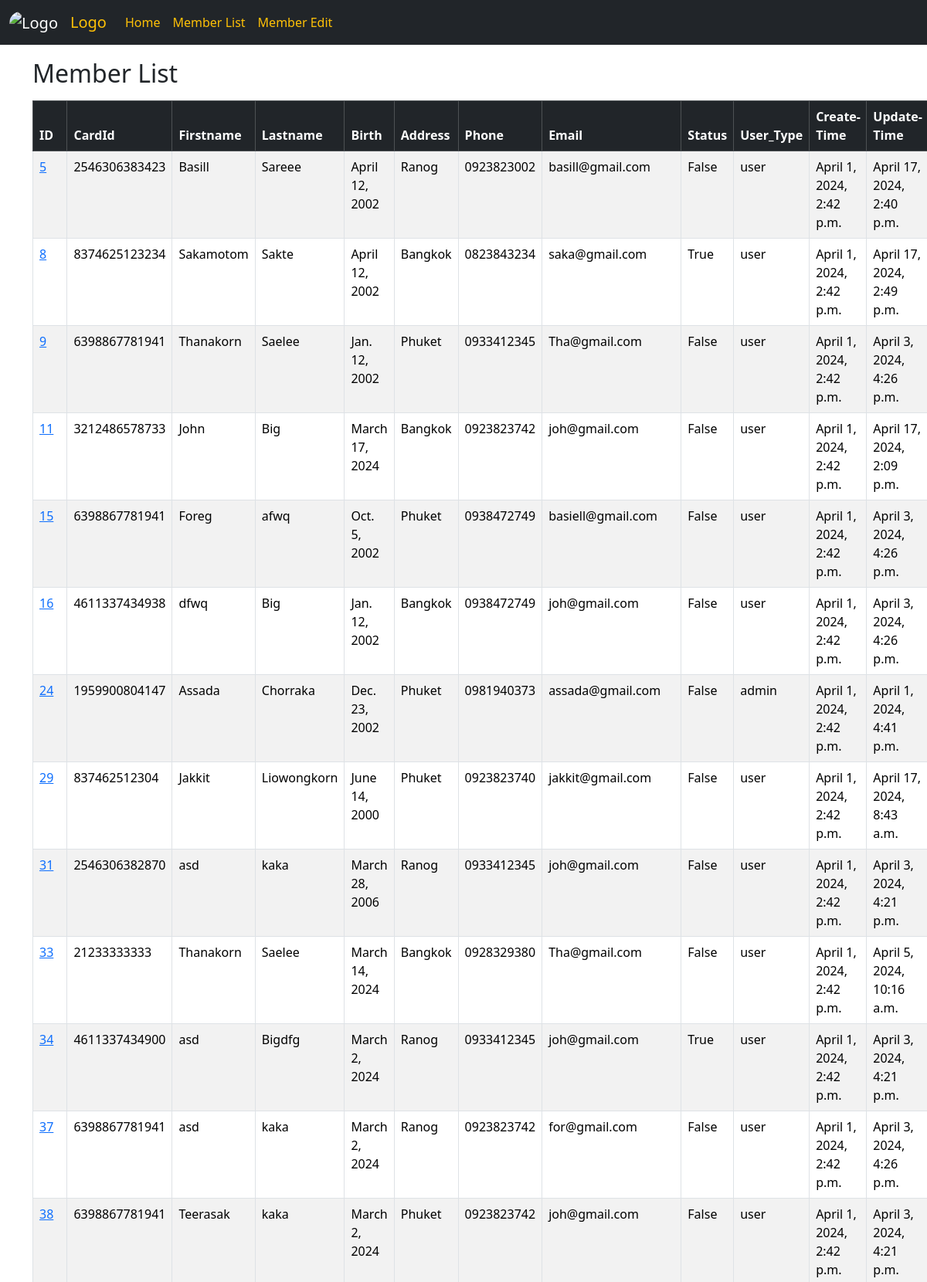
Page /datamember/ (upper part) on the committed database.
### members/models.py (models this page shows, shortened)
class Member(models.Model):
    firstname = models.CharField(max_length=50,blank=True,null=False)
    lastname = models.CharField(max_length=50,blank=True,null=False)
    birth_date = models.DateField(blank=False)
    address = models.CharField(max_length=255,blank=True,null=False)
    phone_number = models.CharField(max_length=10,blank=True,null=False)
    email = models.EmailField(max_length=255,blank=True,null=False)
    id_card = models.CharField(max_length=13,blank=True,null=False)
    type_status = models.ForeignKey(LookUpValue, on_delete=models.DO_NOTHING, blank=True, null=True, related_name='member_type')
    inactive_fg = models.BooleanField(default=False,blank=True)
    create = models.DateTimeField(auto_now_add=True,auto_now=False)
    update = models.DateTimeField(auto_now_add=False,auto_now=True)

class LookUpValue(models.Model):
    id = models.AutoField(primary_key=True)
    value_code = models.CharField(max_length=250,null=True,blank=True,db_index=True)
    value_description = models.CharField(max_length=2000, null=True, blank=True)
    type_code = models.ForeignKey(LookUpType, on_delete=models.DO_NOTHING)
    attribute1 = models.CharField(max_length=2000,null=True,blank=True)
    attribute2 = models.CharField(max_length=2000,null=True,blank=True)
    attribute3 = models.CharField(max_length=2000,null=True,blank=True)
    attribute4 = models.CharField(max_length=2000,null=True,blank=True)
    attribute5 = models.CharField(max_length=2000,null=True,blank=True)
    data_json = models.JSONField(null=True,blank=True)
    inactive_fg = models.BooleanField(default=False,blank=True)
    create = models.DateTimeField(auto_now_add=True,auto_now=False,null=False)
    update = models.DateTimeField(auto_now_add=True,auto_now=False,null=False)
    def __str__(self):
        return self.value_code

### members/views.py (the view)
# urls.py: path('datamember/',views.data_members,name="data_member"),
def data_members(request):
    members = Member.objects.all()
    return render(request, 'data_member.html', {'members': members})

### members/templates/data_member.html (shortened to what this page needs)
{% extends "master.html"%}
{% block content %}
<body>
    <div class="container mt-1">
        <h2>Member List</h2>
    </div>
    <div class="container mt-3">
        <table id="myTable" class="table table-striped table-hover table-bordered">
            <thead>
                <tr class="table-dark">
                    <th>ID</th>
                    <th>CardId</th>
                    <th>Firstname</th>
                    <th>Lastname</th>
                    <th>Birth</th>
                    <th>Address</th>
                    <th>Phone</th>
                    <th>Email</th>
                    <th>Status</th>
                    <th>User_Type</th>
                    <th>Create-Time</th>
                    <th>Update-Time</th>
                </tr>
            </thead>
            <tbody>
                {% for member in members %}
                <tr>
                    <td><a href="details/{{member.id}}">{{ member.id }}</a></td>
                    <td>{{ member.id_card }}</td>
                    <td>{{ member.firstname }}</td>
                    <td>{{ member.lastname }}</td>
                    <td>{{ member.birth_date }}</td>
                    <td>{{ member.address }}</td>
                    <td>{{ member.phone_number }}</td>
                    <td>{{ member.email }}</td>
                    <td>{{ member.inactive_fg }}</td>
                    <td>{{ member.type_status }}</td>
                    <td>{{ member.create }}</td>
                    <td>{{ member.update }}</td>
                </tr>
                {% endfor %}
            </tbody>
        </table>
    </div>
{% endblock %}

### members/templates/master.html (shortened to what this page needs)
<!DOCTYPE html>
<html lang="en">
<head>
    <link href="https://cdn.jsdelivr.net/npm/bootstrap@5.3.3/dist/css/bootstrap.min.css" rel="stylesheet">
</head>
<body>
    <div class="container-fluid mt-5">
        <nav class="navbar navbar-expand-md bg-dark navbar-dark fixed-top ">
            <div class="container-fluid">
                <a class="navbar-brand" href="/">
                    <img src="https://img2.pic.in.th/pic/LEGO_logo.svgccfcb93883d36021.png" alt="Logo" style="width:50px"
                    class="rounded-pill"></a>
                <a class="navbar-brand text-warning" href="/">Logo</a>
            <div class="collapse navbar-collapse" id="mynavbar">
                <ul class="navbar-nav me-auto">
                    <li class="nav-item ">
                        <a class="nav-link text-warning" href="/">Home</a>
                    </li>
                    <li class="nav-item">
                        <a class="nav-link text-warning" href="/datamember">Member List</a>
                    </li>
                    <li class="nav-item">
                        <a class="nav-link text-warning" href="/members">Member Edit</a>
                    </li>
                </ul>
            </div>
        </div>
        </nav>
    </div>
    <br>
{% block content %}
{% endblock %}
</body>
</html>

### rows in the picture
Member: id "5", id_card "2546306383423", firstname "Basill", lastname "Sareee", birth_date "April 12, 2002", address "Ranog", phone_number "0923823002", email "basill@gmail.com", inactive_fg "False", type_status "user", create "April 1, 2024, 2:42 p.m.", update "April 17, 2024, 2:40 p.m."
Member: id "8", id_card "8374625123234", firstname "Sakamotom", lastname "Sakte", birth_date "April 12, 2002", address "Bangkok", phone_number "0823843234", email "saka@gmail.com", inactive_fg "True", type_status "user", create "April 1, 2024, 2:42 p.m.", update "April 17, 2024, 2:49 p.m."
Member: id "9", id_card "6398867781941", firstname "Thanakorn", lastname "Saelee", birth_date "Jan. 12, 2002", address "Phuket", phone_number "0933412345", email "Tha@gmail.com", inactive_fg "False", type_status "user", create "April 1, 2024, 2:42 p.m.", update "April 3, 2024, 4:26 p.m."
Member: id "11", id_card "3212486578733", firstname "John", lastname "Big", birth_date "March 17, 2024", address "Bangkok", phone_number "0923823742", email "joh@gmail.com", inactive_fg "False", type_status "user", create "April 1, 2024, 2:42 p.m.", update "April 17, 2024, 2:09 p.m."
Member: id "15", id_card "6398867781941", firstname "Foreg", lastname "afwq", birth_date "Oct. 5, 2002", address "Phuket", phone_number "0938472749", email "basiell@gmail.com", inactive_fg "False", type_status "user", create "April 1, 2024, 2:42 p.m.", update "April 3, 2024, 4:26 p.m."
Member: id "16", id_card "4611337434938", firstname "dfwq", lastname "Big", birth_date "Jan. 12, 2002", address "Bangkok", phone_number "0938472749", email "joh@gmail.com", inactive_fg "False", type_status "user", create "April 1, 2024, 2:42 p.m.", update "April 3, 2024, 4:26 p.m."
Member: id "24", id_card "1959900804147", firstname "Assada", lastname "Chorraka", birth_date "Dec. 23, 2002", address "Phuket", phone_number "0981940373", email "assada@gmail.com", inactive_fg "False", type_status "admin", create "April 1, 2024, 2:42 p.m.", update "April 1, 2024, 4:41 p.m."
Member: id "29", id_card "837462512304", firstname "Jakkit", lastname "Liowongkorn", birth_date "June 14, 2000", address "Phuket", phone_number "0923823740", email "jakkit@gmail.com", inactive_fg "False", type_status "user", create "April 1, 2024, 2:42 p.m.", update "April 17, 2024, 8:43 a.m."
Member: id "31", id_card "2546306382870", firstname "asd", lastname "kaka", birth_date "March 28, 2006", address "Ranog", phone_number "0933412345", email "joh@gmail.com", inactive_fg "False", type_status "user", create "April 1, 2024, 2:42 p.m.", update "April 3, 2024, 4:21 p.m."
Member: id "33", id_card "21233333333", firstname "Thanakorn", lastname "Saelee", birth_date "March 14, 2024", address "Bangkok", phone_number "0928329380", email "Tha@gmail.com", inactive_fg "False", type_status "user", create "April 1, 2024, 2:42 p.m.", update "April 5, 2024, 10:16 a.m."
Member: id "34", id_card "4611337434900", firstname "asd", lastname "Bigdfg", birth_date "March 2, 2024", address "Ranog", phone_number "0933412345", email "joh@gmail.com", inactive_fg "True", type_status "user", create "April 1, 2024, 2:42 p.m.", update "April 3, 2024, 4:21 p.m."
Member: id "37", id_card "6398867781941", firstname "asd", lastname "kaka", birth_date "March 2, 2024", address "Ranog", phone_number "0923823742", email "for@gmail.com", inactive_fg "False", type_status "user", create "April 1, 2024, 2:42 p.m.", update "April 3, 2024, 4:26 p.m."
Member: id "38", id_card "6398867781941", firstname "Teerasak", lastname "kaka", birth_date "March 2, 2024", address "Phuket", phone_number "0923823742", email "joh@gmail.com", inactive_fg "False", type_status "user", create "April 1, 2024, 2:42 p.m.", update "April 3, 2024, 4:21 p.m."
